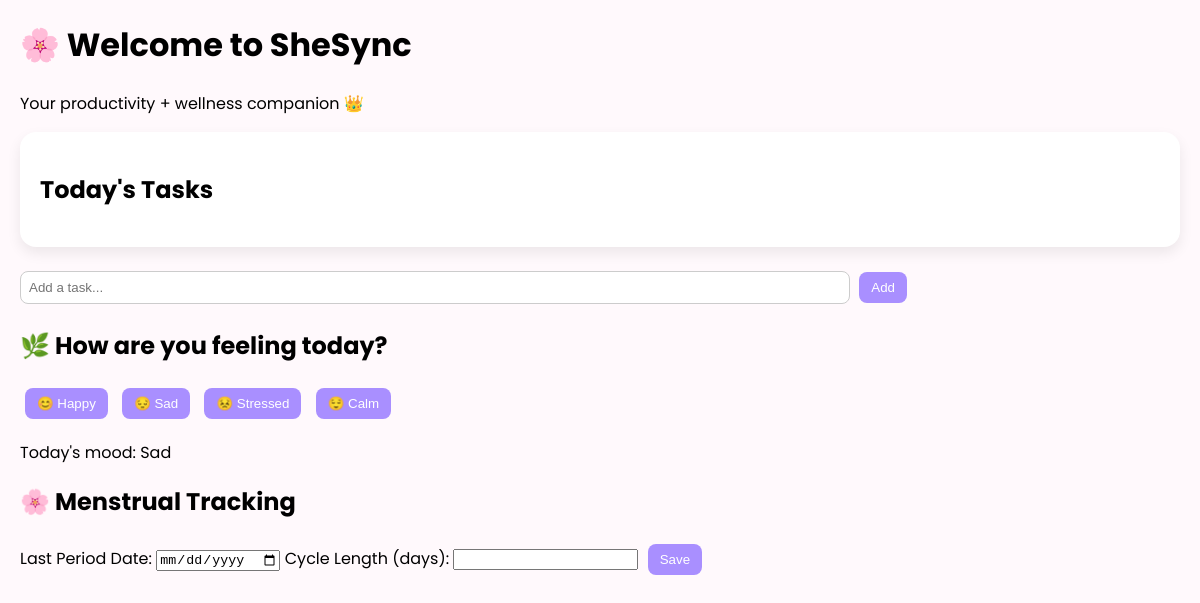
The app's page /, older data.
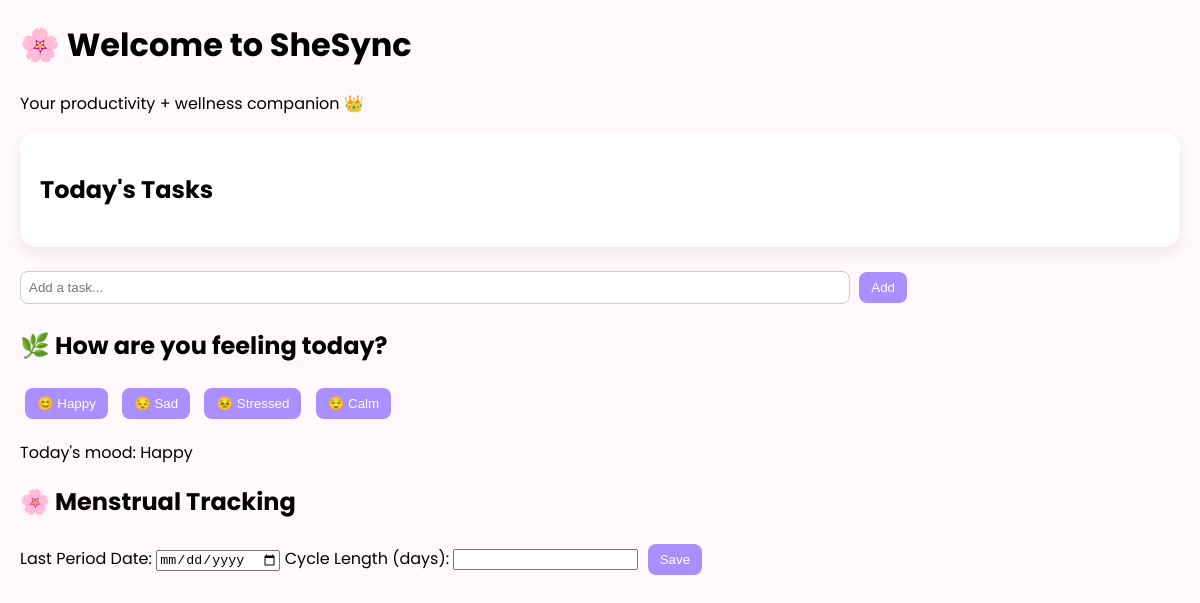
The same page, newer data.
### tables this page shows
CREATE TABLE moods (
    id INTEGER PRIMARY KEY AUTOINCREMENT,
    mood TEXT,
    date TEXT
);

### app.py (the view, shortened to what this page needs)
@app.route("/")
def index():
    conn = get_db_connection()
    today = str(datetime.today().date())
    tasks = conn.execute(
        "SELECT * FROM tasks WHERE date = ?",
        (today,)
    ).fetchall()
    mood = conn.execute(
        "SELECT * FROM moods WHERE date = ?",
        (today,)
    ).fetchone()
    cycle_info = conn.execute(
        "SELECT * FROM cycle ORDER BY id DESC LIMIT 1"
    ).fetchone()
    cycle_phase = None
    conn.close()
    return render_template(
        "index.html",
        tasks=tasks,
        mood=mood,
        cycle_phase=cycle_phase
    )

### app.py (called while the page is built)
def get_db_connection():
    conn = sqlite3.connect("database.db")
    conn.row_factory = sqlite3.Row
    return conn

### templates/index.html (shortened to what this page needs)
<!DOCTYPE html>
<html>
<head>
    <link rel="stylesheet" href="{{ url_for('static', filename='style.css') }}">
</head>
<body>
    <h1>🌸 Welcome to SheSync</h1>
    <p>Your productivity + wellness companion 👑</p>
<div class="card">
<h2>Today's Tasks</h2>
</div>
    <form action="/add_task" method="POST">
        <input type="text" name="task" placeholder="Add a task..." required>
        <button type="submit">Add</button>
    </form>
    <h2>🌿 How are you feeling today?</h2>
    <form action="/save_mood" method="POST">
        <button name="mood" value="Happy">😊 Happy</button>
        <button name="mood" value="Sad">😔 Sad</button>
        <button name="mood" value="Stressed">😣 Stressed</button>
        <button name="mood" value="Calm">😌 Calm</button>
    </form>
    {% if mood %}
        <p>Today's mood: {{ mood.mood }}</p>
    {% endif %}
    <h2>🌸 Menstrual Tracking</h2>
    <form action="/save_cycle" method="POST">
        <label>Last Period Date:</label>
        <input type="date" name="last_period" required>
        <label>Cycle Length (days):</label>
        <input type="number" name="cycle_length" required>
        <button type="submit">Save</button>
    </form>
</body>
</html>

Row changes from the older to the newer data that the page shows:
removed moods: mood "Sad"
added moods: mood "Happy"
